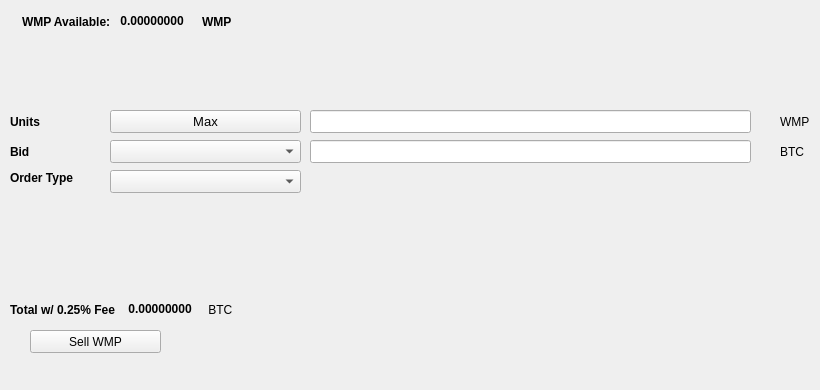
   <widget class="QWidget" name="SellTab">
    <attribute name="title">
     <string>Sell</string>
    </attribute>
    <widget class="QLabel" name="label_16">
     <property name="geometry">
      <rect>
       <x>780</x>
       <y>140</y>
       <width>31</width>
       <height>23</height>
      </rect>
     </property>
     <property name="text">
      <string>BTC</string>
     </property>
    </widget>
    <widget class="QComboBox" name="SellBidcomboBox">
     <property name="geometry">
      <rect>
       <x>110</x>
       <y>140</y>
       <width>191</width>
       <height>23</height>
      </rect>
     </property>
     <property name="font">
      <font>
       <pointsize>10</pointsize>
      </font>
     </property>
    </widget>
    <widget class="QLabel" name="label_18">
     <property name="geometry">
      <rect>
       <x>10</x>
       <y>110</y>
       <width>46</width>
       <height>23</height>
      </rect>
     </property>
     <property name="font">
      <font>
       <weight>75</weight>
       <bold>true</bold>
      </font>
     </property>
     <property name="text">
      <string>Units</string>
     </property>
    </widget>
    <widget class="QPushButton" name="Sell_Max_Amount">
     <property name="geometry">
      <rect>
       <x>110</x>
       <y>110</y>
       <width>191</width>
       <height>23</height>
      </rect>
     </property>
     <property name="font">
      <font>
       <pointsize>10</pointsize>
      </font>
     </property>
     <property name="text">
      <string>Max</string>
     </property>
    </widget>
    <widget class="QLabel" name="label_20">
     <property name="geometry">
      <rect>
       <x>10</x>
       <y>170</y>
       <width>91</width>
       <height>16</height>
      </rect>
     </property>
     <property name="font">
      <font>
       <weight>75</weight>
       <bold>true</bold>
      </font>
     </property>
     <property name="text">
      <string>Order Type</string>
     </property>
    </widget>
    <widget class="QComboBox" name="SellOrdertypeCombo">
     <property name="geometry">
      <rect>
       <x>110</x>
       <y>170</y>
       <width>191</width>
       <height>23</height>
      </rect>
     </property>
     <property name="font">
      <font>
       <pointsize>10</pointsize>
      </font>
     </property>
    </widget>
    <widget class="QLabel" name="label_21">
     <property name="geometry">
      <rect>
       <x>10</x>
       <y>140</y>
       <width>46</width>
       <height>23</height>
      </rect>
     </property>
     <property name="font">
      <font>
       <weight>75</weight>
       <bold>true</bold>
      </font>
     </property>
     <property name="text">
      <string>Bid</string>
     </property>
    </widget>
    <widget class="QLabel" name="label_22">
     <property name="geometry">
      <rect>
       <x>780</x>
       <y>110</y>
       <width>31</width>
       <height>23</height>
      </rect>
     </property>
     <property name="text">
      <string>WMP</string>
     </property>
    </widget>
    <widget class="QLineEdit" name="UnitsInputWMP">
     <property name="geometry">
      <rect>
       <x>310</x>
       <y>110</y>
       <width>441</width>
       <height>23</height>
      </rect>
     </property>
     <property name="font">
      <font>
       <pointsize>9</pointsize>
       <weight>75</weight>
       <bold>true</bold>
      </font>
     </property>
    </widget>
    <widget class="QLineEdit" name="SellBidPriceEdit">
     <property name="geometry">
      <rect>
       <x>310</x>
       <y>140</y>
       <width>441</width>
       <height>23</height>
      </rect>
     </property>
     <property name="font">
      <font>
       <pointsize>9</pointsize>
       <weight>75</weight>
       <bold>true</bold>
      </font>
     </property>
    </widget>
    <widget class="QPushButton" name="SellWMPBTN">
     <property name="geometry">
      <rect>
       <x>30</x>
       <y>330</y>
       <width>131</width>
       <height>23</height>
      </rect>
     </property>
     <property name="text">
      <string>Sell WMP</string>
     </property>
     <property name="icon">
      <iconset resource="../wmp">
       <normaloff>:/icons/bitcoin</normaloff>:/icons/bitcoin</iconset>
     </property>
    </widget>
    <widget class="QWidget" name="layoutWidget3">
     <property name="geometry">
      <rect>
       <x>22</x>
       <y>12</y>
       <width>258</width>
       <height>19</height>
      </rect>
     </property>
     <layout class="QHBoxLayout" name="horizontalLayout">
      <item>
       <widget class="QLabel" name="label232_2">
        <property name="font">
         <font>
          <weight>75</weight>
          <bold>true</bold>
         </font>
        </property>
        <property name="text">
         <string>WMP Available:</string>
        </property>
       </widget>
      </item>
      <item>
       <widget class="QLabel" name="WMPAvailableLabel">
        <property name="palette">
         <palette>
          <active>
           <colorrole role="WindowText">
            <brush brushstyle="SolidPattern">
             <color alpha="255">
              <red>0</red>
              <green>0</green>
              <blue>0</blue>
             </color>
            </brush>
           </colorrole>
           <colorrole role="Button">
            <brush brushstyle="SolidPattern">
             <color alpha="255">
              <red>0</red>
              <green>170</green>
              <blue>0</blue>
             </color>
            </brush>
           </colorrole>
           <colorrole role="Light">
            <brush brushstyle="SolidPattern">
             <color alpha="255">
              <red>0</red>
              <green>255</green>
              <blue>0</blue>
             </color>
            </brush>
           </colorrole>
           <colorrole role="Midlight">
            <brush brushstyle="SolidPattern">
             <color alpha="255">
              <red>0</red>
              <green>212</green>
              <blue>0</blue>
             </color>
            </brush>
           </colorrole>
           <colorrole role="Dark">
            <brush brushstyle="SolidPattern">
             <color alpha="255">
              <red>0</red>
              <green>85</green>
              <blue>0</blue>
             </color>
            </brush>
           </colorrole>
           <colorrole role="Mid">
            <brush brushstyle="SolidPattern">
             <color alpha="255">
              <red>0</red>
              <green>113</green>
              <blue>0</blue>
             </color>
            </brush>
           </colorrole>
           <colorrole role="Text">
            <brush brushstyle="SolidPattern">
             <color alpha="255">
              <red>0</red>
              <green>170</green>
              <blue>0</blue>
             </color>
            </brush>
           </colorrole>
           <colorrole role="BrightText">
            <brush brushstyle="SolidPattern">
             <color alpha="255">
              <red>255</red>
              <green>255</green>
              <blue>255</blue>
             </color>
            </brush>
           </colorrole>
           <colorrole role="ButtonText">
            <brush brushstyle="SolidPattern">
             <color alpha="255">
              <red>0</red>
              <green>0</green>
              <blue>0</blue>
             </color>
            </brush>
           </colorrole>
           <colorrole role="Base">
            <brush brushstyle="SolidPattern">
             <color alpha="255">
              <red>255</red>
              <green>255</green>
              <blue>255</blue>
             </color>
            </brush>
           </colorrole>
           <colorrole role="Window">
            <brush brushstyle="SolidPattern">
             <color alpha="255">
              <red>0</red>
              <green>170</green>
              <blue>0</blue>
             </color>
            </brush>
           </colorrole>
           <colorrole role="Shadow">
            <brush brushstyle="SolidPattern">
             <color alpha="255">
              <red>0</red>
              <green>0</green>
              <blue>0</blue>
             </color>
            </brush>
           </colorrole>
           <colorrole role="AlternateBase">
            <brush brushstyle="SolidPattern">
             <color alpha="255">
              <red>127</red>
              <green>212</green>
              <blue>127</blue>
             </color>
            </brush>
           </colorrole>
           <colorrole role="ToolTipBase">
            <brush brushstyle="SolidPattern">
             <color alpha="255">
              <red>255</red>
              <green>255</green>
              <blue>220</blue>
             </color>
            </brush>
           </colorrole>
           <colorrole role="ToolTipText">
            <brush brushstyle="SolidPattern">
             <color alpha="255">
              <red>0</red>
              <green>0</green>
              <blue>0</blue>
             </color>
            </brush>
           </colorrole>
          </active>
          <inactive>
           <colorrole role="WindowText">
            <brush brushstyle="SolidPattern">
             <color alpha="255">
              <red>0</red>
              <green>0</green>
              <blue>0</blue>
             </color>
            </brush>
           </colorrole>
           <colorrole role="Button">
            <brush brushstyle="SolidPattern">
             <color alpha="255">
              <red>0</red>
              <green>170</green>
              <blue>0</blue>
             </color>
            </brush>
           </colorrole>
           <colorrole role="Light">
            <brush brushstyle="SolidPattern">
             <color alpha="255">
              <red>0</red>
              <green>255</green>
              <blue>0</blue>
             </color>
            </brush>
           </colorrole>
           <colorrole role="Midlight">
            <brush brushstyle="SolidPattern">
             <color alpha="255">
              <red>0</red>
              <green>212</green>
              <blue>0</blue>
             </color>
            </brush>
           </colorrole>
           <colorrole role="Dark">
            <brush brushstyle="SolidPattern">
             <color alpha="255">
              <red>0</red>
              <green>85</green>
              <blue>0</blue>
             </color>
            </brush>
           </colorrole>
           <colorrole role="Mid">
            <brush brushstyle="SolidPattern">
             <color alpha="255">
              <red>0</red>
              <green>113</green>
              <blue>0</blue>
             </color>
            </brush>
           </colorrole>
           <colorrole role="Text">
            <brush brushstyle="SolidPattern">
             <color alpha="255">
              <red>0</red>
              <green>170</green>
              <blue>0</blue>
             </color>
            </brush>
           </colorrole>
           <colorrole role="BrightText">
            <brush brushstyle="SolidPattern">
             <color alpha="255">
              <red>255</red>
              <green>255</green>
              <blue>255</blue>
             </color>
            </brush>
           </colorrole>
           <colorrole role="ButtonText">
            <brush brushstyle="SolidPattern">
             <color alpha="255">
              <red>0</red>
              <green>0</green>
              <blue>0</blue>
             </color>
            </brush>
           </colorrole>
           <colorrole role="Base">
            <brush brushstyle="SolidPattern">
             <color alpha="255">
              <red>255</red>
              <green>255</green>
              <blue>255</blue>
             </color>
            </brush>
           </colorrole>
           <colorrole role="Window">
            <brush brushstyle="SolidPattern">
             <color alpha="255">
              <red>0</red>
              <green>170</green>
              <blue>0</blue>
             </color>
            </brush>
           </colorrole>
           <colorrole role="Shadow">
            <brush brushstyle="SolidPattern">
             <color alpha="255">
              <red>0</red>
              <green>0</green>
              <blue>0</blue>
             </color>
            </brush>
           </colorrole>
           <colorrole role="AlternateBase">
            <brush brushstyle="SolidPattern">
             <color alpha="255">
              <red>127</red>
              <green>212</green>
              <blue>127</blue>
             </color>
            </brush>
           </colorrole>
           <colorrole role="ToolTipBase">
            <brush brushstyle="SolidPattern">
             <color alpha="255">
              <red>255</red>
              <green>255</green>
              <blue>220</blue>
             </color>
            </brush>
           </colorrole>
           <colorrole role="ToolTipText">
            <brush brushstyle="SolidPattern">
             <color alpha="255">
              <red>0</red>
              <green>0</green>
              <blue>0</blue>
             </color>
            </brush>
           </colorrole>
          </inactive>
          <disabled>
           <colorrole role="WindowText">
            <brush brushstyle="SolidPattern">
             <color alpha="255">
              <red>0</red>
              <green>85</green>
              <blue>0</blue>
             </color>
            </brush>
           </colorrole>
           <colorrole role="Button">
            <brush brushstyle="SolidPattern">
             <color alpha="255">
              <red>0</red>
              <green>170</green>
              <blue>0</blue>
             </color>
            </brush>
           </colorrole>
           <colorrole role="Light">
            <brush brushstyle="SolidPattern">
             <color alpha="255">
              <red>0</red>
              <green>255</green>
              <blue>0</blue>
             </color>
            </brush>
           </colorrole>
           <colorrole role="Midlight">
            <brush brushstyle="SolidPattern">
             <color alpha="255">
              <red>0</red>
              <green>212</green>
              <blue>0</blue>
             </color>
            </brush>
           </colorrole>
           <colorrole role="Dark">
            <brush brushstyle="SolidPattern">
             <color alpha="255">
              <red>0</red>
              <green>85</green>
              <blue>0</blue>
             </color>
            </brush>
           </colorrole>
           <colorrole role="Mid">
            <brush brushstyle="SolidPattern">
             <color alpha="255">
              <red>0</red>
              <green>113</green>
              <blue>0</blue>
             </color>
            </brush>
           </colorrole>
           <colorrole role="Text">
            <brush brushstyle="SolidPattern">
             <color alpha="255">
              <red>0</red>
              <green>85</green>
              <blue>0</blue>
             </color>
            </brush>
           </colorrole>
           <colorrole role="BrightText">
            <brush brushstyle="SolidPattern">
             <color alpha="255">
              <red>255</red>
              <green>255</green>
              <blue>255</blue>
             </color>
            </brush>
           </colorrole>
           <colorrole role="ButtonText">
            <brush brushstyle="SolidPattern">
             <color alpha="255">
              <red>0</red>
              <green>85</green>
              <blue>0</blue>
             </color>
            </brush>
           </colorrole>
           <colorrole role="Base">
            <brush brushstyle="SolidPattern">
             <color alpha="255">
              <red>0</red>
              <green>170</green>
              <blue>0</blue>
             </color>
            </brush>
           </colorrole>
           <colorrole role="Window">
            <brush brushstyle="SolidPattern">
             <color alpha="255">
              <red>0</red>
              <green>170</green>
              <blue>0</blue>
             </color>
            </brush>
           </colorrole>
           <colorrole role="Shadow">
            <brush brushstyle="SolidPattern">
             <color alpha="255">
              <red>0</red>
              <green>0</green>
              <blue>0</blue>
             </color>
            </brush>
           </colorrole>
           <colorrole role="AlternateBase">
            <brush brushstyle="SolidPattern">
             <color alpha="255">
              <red>0</red>
              <green>170</green>
              <blue>0</blue>
             </color>
            </brush>
           </colorrole>
           <colorrole role="ToolTipBase">
            <brush brushstyle="SolidPattern">
             <color alpha="255">
              <red>255</red>
              <green>255</green>
              <blue>220</blue>
             </color>
            </brush>
           </colorrole>
           <colorrole role="ToolTipText">
            <brush brushstyle="SolidPattern">
             <color alpha="255">
              <red>0</red>
              <green>0</green>
              <blue>0</blue>
             </color>
            </brush>
           </colorrole>
          </disabled>
         </palette>
        </property>
        <property name="font">
         <font>
          <weight>75</weight>
          <bold>true</bold>
         </font>
        </property>
        <property name="text">
         <string> 0.00000000 </string>
        </property>
        <property name="textInteractionFlags">
         <set>Qt::LinksAccessibleByMouse|Qt::TextSelectableByKeyboard|Qt::TextSelectableByMouse</set>
        </property>
       </widget>
      </item>
      <item>
       <widget class="QLabel" name="labelWMP">
        <property name="font">
         <font>
          <weight>75</weight>
          <bold>true</bold>
         </font>
        </property>
        <property name="text">
         <string>WMP</string>
        </property>
       </widget>
      </item>
     </layout>
    </widget>
    <widget class="QWidget" name="layoutWidget">
     <property name="geometry">
      <rect>
       <x>10</x>
       <y>300</y>
       <width>268</width>
       <height>19</height>
      </rect>
     </property>
     <layout class="QHBoxLayout" name="horizontalLayout_2">
      <item>
       <widget class="QLabel" name="label_19">
        <property name="font">
         <font>
          <weight>75</weight>
          <bold>true</bold>
         </font>
        </property>
        <property name="text">
         <string>Total w/ 0.25% Fee </string>
        </property>
       </widget>
      </item>
      <item>
       <widget class="QLabel" name="SellCostLabel">
        <property name="palette">
         <palette>
          <active>
           <colorrole role="WindowText">
            <brush brushstyle="SolidPattern">
             <color alpha="255">
              <red>0</red>
              <green>0</green>
              <blue>0</blue>
             </color>
            </brush>
           </colorrole>
           <colorrole role="Button">
            <brush brushstyle="SolidPattern">
             <color alpha="255">
              <red>0</red>
              <green>170</green>
              <blue>0</blue>
             </color>
            </brush>
           </colorrole>
           <colorrole role="Light">
            <brush brushstyle="SolidPattern">
             <color alpha="255">
              <red>0</red>
              <green>255</green>
              <blue>0</blue>
             </color>
            </brush>
           </colorrole>
           <colorrole role="Midlight">
            <brush brushstyle="SolidPattern">
             <color alpha="255">
              <red>0</red>
              <green>212</green>
              <blue>0</blue>
             </color>
            </brush>
           </colorrole>
           <colorrole role="Dark">
            <brush brushstyle="SolidPattern">
             <color alpha="255">
              <red>0</red>
              <green>85</green>
              <blue>0</blue>
             </color>
            </brush>
           </colorrole>
           <colorrole role="Mid">
            <brush brushstyle="SolidPattern">
             <color alpha="255">
              <red>0</red>
              <green>113</green>
              <blue>0</blue>
             </color>
            </brush>
           </colorrole>
           <colorrole role="Text">
            <brush brushstyle="SolidPattern">
             <color alpha="255">
              <red>0</red>
              <green>170</green>
              <blue>0</blue>
             </color>
            </brush>
           </colorrole>
           <colorrole role="BrightText">
            <brush brushstyle="SolidPattern">
             <color alpha="255">
              <red>255</red>
              <green>255</green>
              <blue>255</blue>
             </color>
            </brush>
           </colorrole>
           <colorrole role="ButtonText">
            <brush brushstyle="SolidPattern">
             <color alpha="255">
              <red>0</red>
              <green>0</green>
              <blue>0</blue>
             </color>
            </brush>
           </colorrole>
           <colorrole role="Base">
            <brush brushstyle="SolidPattern">
             <color alpha="255">
              <red>255</red>
              <green>255</green>
              <blue>255</blue>
             </color>
            </brush>
           </colorrole>
           <colorrole role="Window">
            <brush brushstyle="SolidPattern">
             <color alpha="255">
              <red>0</red>
              <green>170</green>
              <blue>0</blue>
             </color>
            </brush>
           </colorrole>
           <colorrole role="Shadow">
            <brush brushstyle="SolidPattern">
             <color alpha="255">
              <red>0</red>
              <green>0</green>
              <blue>0</blue>
             </color>
            </brush>
           </colorrole>
           <colorrole role="AlternateBase">
            <brush brushstyle="SolidPattern">
             <color alpha="255">
              <red>127</red>
              <green>212</green>
              <blue>127</blue>
             </color>
            </brush>
           </colorrole>
           <colorrole role="ToolTipBase">
            <brush brushstyle="SolidPattern">
             <color alpha="255">
              <red>255</red>
              <green>255</green>
              <blue>220</blue>
             </color>
            </brush>
           </colorrole>
           <colorrole role="ToolTipText">
            <brush brushstyle="SolidPattern">
             <color alpha="255">
              <red>0</red>
              <green>0</green>
              <blue>0</blue>
             </color>
            </brush>
           </colorrole>
          </active>
          <inactive>
           <colorrole role="WindowText">
            <brush brushstyle="SolidPattern">
             <color alpha="255">
              <red>0</red>
              <green>0</green>
              <blue>0</blue>
             </color>
            </brush>
           </colorrole>
           <colorrole role="Button">
            <brush brushstyle="SolidPattern">
             <color alpha="255">
              <red>0</red>
              <green>170</green>
              <blue>0</blue>
             </color>
            </brush>
           </colorrole>
           <colorrole role="Light">
            <brush brushstyle="SolidPattern">
             <color alpha="255">
              <red>0</red>
              <green>255</green>
              <blue>0</blue>
             </color>
            </brush>
           </colorrole>
           <colorrole role="Midlight">
            <brush brushstyle="SolidPattern">
             <color alpha="255">
              <red>0</red>
              <green>212</green>
              <blue>0</blue>
             </color>
            </brush>
           </colorrole>
           <colorrole role="Dark">
            <brush brushstyle="SolidPattern">
             <color alpha="255">
              <red>0</red>
              <green>85</green>
              <blue>0</blue>
             </color>
            </brush>
           </colorrole>
           <colorrole role="Mid">
            <brush brushstyle="SolidPattern">
             <color alpha="255">
              <red>0</red>
              <green>113</green>
              <blue>0</blue>
             </color>
            </brush>
           </colorrole>
           <colorrole role="Text">
            <brush brushstyle="SolidPattern">
             <color alpha="255">
              <red>0</red>
              <green>170</green>
              <blue>0</blue>
             </color>
            </brush>
           </colorrole>
           <colorrole role="BrightText">
            <brush brushstyle="SolidPattern">
             <color alpha="255">
              <red>255</red>
              <green>255</green>
              <blue>255</blue>
             </color>
            </brush>
           </colorrole>
           <colorrole role="ButtonText">
            <brush brushstyle="SolidPattern">
             <color alpha="255">
              <red>0</red>
              <green>0</green>
              <blue>0</blue>
             </color>
            </brush>
           </colorrole>
           <colorrole role="Base">
            <brush brushstyle="SolidPattern">
             <color alpha="255">
              <red>255</red>
              <green>255</green>
              <blue>255</blue>
             </color>
            </brush>
           </colorrole>
           <colorrole role="Window">
            <brush brushstyle="SolidPattern">
             <color alpha="255">
              <red>0</red>
              <green>170</green>
              <blue>0</blue>
             </color>
            </brush>
           </colorrole>
           <colorrole role="Shadow">
            <brush brushstyle="SolidPattern">
             <color alpha="255">
              <red>0</red>
              <green>0</green>
              <blue>0</blue>
             </color>
            </brush>
           </colorrole>
           <colorrole role="AlternateBase">
            <brush brushstyle="SolidPattern">
             <color alpha="255">
              <red>127</red>
              <green>212</green>
              <blue>127</blue>
             </color>
            </brush>
           </colorrole>
           <colorrole role="ToolTipBase">
            <brush brushstyle="SolidPattern">
             <color alpha="255">
              <red>255</red>
              <green>255</green>
              <blue>220</blue>
             </color>
            </brush>
           </colorrole>
           <colorrole role="ToolTipText">
            <brush brushstyle="SolidPattern">
             <color alpha="255">
              <red>0</red>
              <green>0</green>
              <blue>0</blue>
             </color>
            </brush>
           </colorrole>
          </inactive>
          <disabled>
           <colorrole role="WindowText">
            <brush brushstyle="SolidPattern">
             <color alpha="255">
              <red>0</red>
              <green>85</green>
              <blue>0</blue>
             </color>
            </brush>
           </colorrole>
           <colorrole role="Button">
            <brush brushstyle="SolidPattern">
             <color alpha="255">
              <red>0</red>
              <green>170</green>
              <blue>0</blue>
             </color>
            </brush>
           </colorrole>
           <colorrole role="Light">
            <brush brushstyle="SolidPattern">
             <color alpha="255">
              <red>0</red>
              <green>255</green>
              <blue>0</blue>
             </color>
            </brush>
           </colorrole>
           <colorrole role="Midlight">
            <brush brushstyle="SolidPattern">
             <color alpha="255">
              <red>0</red>
              <green>212</green>
              <blue>0</blue>
             </color>
            </brush>
           </colorrole>
           <colorrole role="Dark">
            <brush brushstyle="SolidPattern">
             <color alpha="255">
              <red>0</red>
              <green>85</green>
              <blue>0</blue>
             </color>
            </brush>
           </colorrole>
           <colorrole role="Mid">
            <brush brushstyle="SolidPattern">
             <color alpha="255">
              <red>0</red>
              <green>113</green>
              <blue>0</blue>
             </color>
            </brush>
           </colorrole>
           <colorrole role="Text">
            <brush brushstyle="SolidPattern">
             <color alpha="255">
              <red>0</red>
              <green>85</green>
              <blue>0</blue>
             </color>
            </brush>
           </colorrole>
           <colorrole role="BrightText">
            <brush brushstyle="SolidPattern">
             <color alpha="255">
              <red>255</red>
              <green>255</green>
              <blue>255</blue>
             </color>
            </brush>
           </colorrole>
           <colorrole role="ButtonText">
            <brush brushstyle="SolidPattern">
             <color alpha="255">
              <red>0</red>
              <green>85</green>
              <blue>0</blue>
             </color>
            </brush>
           </colorrole>
           <colorrole role="Base">
            <brush brushstyle="SolidPattern">
             <color alpha="255">
              <red>0</red>
              <green>170</green>
              <blue>0</blue>
             </color>
            </brush>
           </colorrole>
           <colorrole role="Window">
            <brush brushstyle="SolidPattern">
             <color alpha="255">
              <red>0</red>
              <green>170</green>
              <blue>0</blue>
             </color>
            </brush>
           </colorrole>
           <colorrole role="Shadow">
            <brush brushstyle="SolidPattern">
             <color alpha="255">
              <red>0</red>
              <green>0</green>
              <blue>0</blue>
             </color>
            </brush>
           </colorrole>
           <colorrole role="AlternateBase">
            <brush brushstyle="SolidPattern">
             <color alpha="255">
              <red>0</red>
              <green>170</green>
              <blue>0</blue>
             </color>
            </brush>
           </colorrole>
           <colorrole role="ToolTipBase">
            <brush brushstyle="SolidPattern">
             <color alpha="255">
              <red>255</red>
              <green>255</green>
              <blue>220</blue>
             </color>
            </brush>
           </colorrole>
           <colorrole role="ToolTipText">
            <brush brushstyle="SolidPattern">
             <color alpha="255">
              <red>0</red>
              <green>0</green>
              <blue>0</blue>
             </color>
            </brush>
           </colorrole>
          </disabled>
         </palette>
        </property>
        <property name="font">
         <font>
          <weight>75</weight>
          <bold>true</bold>
         </font>
        </property>
        <property name="autoFillBackground">
         <bool>false</bool>
        </property>
        <property name="text">
         <string> 0.00000000</string>
        </property>
        <property name="textInteractionFlags">
         <set>Qt::LinksAccessibleByMouse|Qt::TextSelectableByMouse</set>
        </property>
       </widget>
      </item>
      <item>
       <widget class="QLabel" name="label_17">
        <property name="font">
         <font>
          <weight>50</weight>
          <bold>false</bold>
         </font>
        </property>
        <property name="text">
         <string> BTC</string>
        </property>
       </widget>
      </item>
     </layout>
    </widget>
    <widget class="QLabel" name="label_23">
     <property name="geometry">
      <rect>
       <x>460</x>
       <y>300</y>
       <width>281</width>
       <height>81</height>
      </rect>
     </property>
     <property name="text">
      <string/>
     </property>
     <property name="pixmap">
      <pixmap>:/images/bittrex</pixmap>
     </property>
    </widget>
   </widget>
